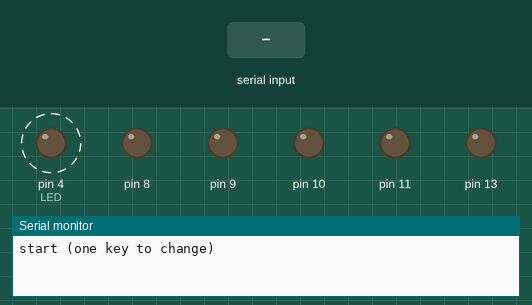
Bench run of a sketch on a simulated Arduino Uno, built with avr-gcc and run on an emulated ATmega328P. Parts: output pins drawn as LEDs (lit = HIGH), the last lines printed to the serial monitor. Dashed ring = blinking. The test bench sets the inputs (shaded band).

Above: at 1.2 s.
1.3 s: "1" received over Serial
At 2.05 s:
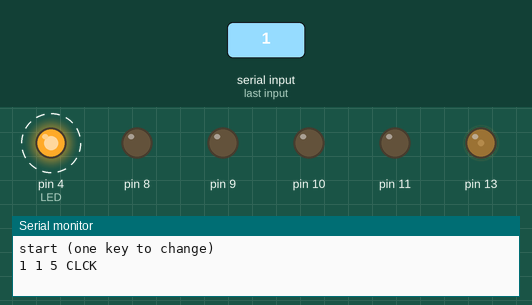
4.3 s: "0" received over Serial
At 5.21 s:
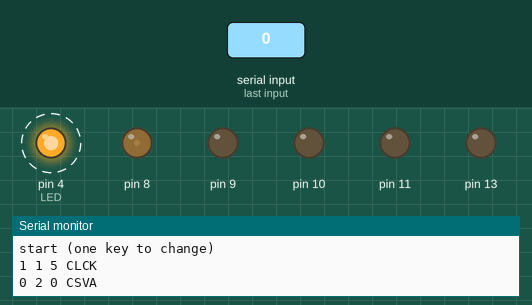
7.3 s: "2" received over Serial
At 8.36 s:
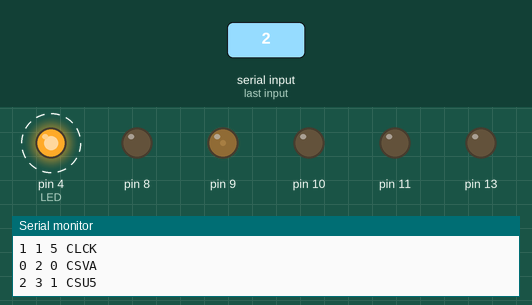
10.3 s: "1" received over Serial
At 10.47 s:
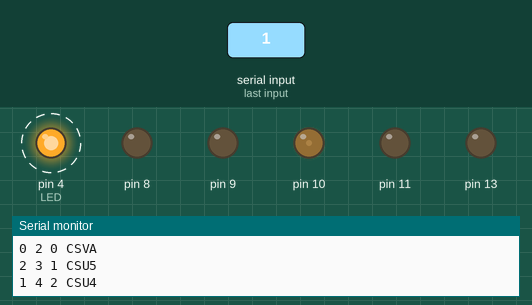
13.3 s: "0" received over Serial
At 13.62 s:
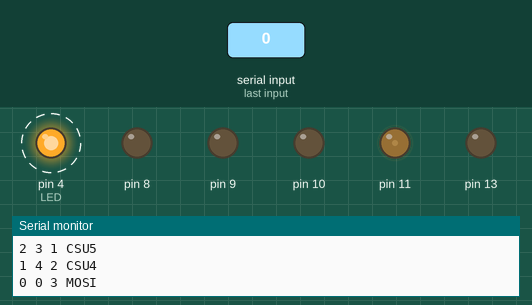
Timing chart, 0 to 17.3 s (numbered marks = the images above; inputs shaded):
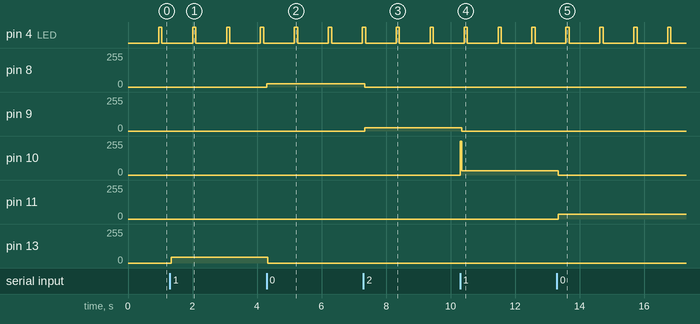

Measured:
- after the input at 1.3 s, pin 13: 0/255 → 44/255 at once
- after the input at 4.3 s, pin 8: 0/255 → 24/255 at once; pin 13: 44/255 → 0/255 at once
- after the input at 7.3 s, pin 8: 24/255 → 0/255 at once; pin 9: 0/255 → 25/255 at once
- after the input at 10.3 s, pin 9: 25/255 → 0/255 at once; pin 10: 0/255 → 31/255 at once
- after the input at 13.3 s, pin 10: 31/255 → 0/255 at once; pin 11: 0/255 → 36/255 at once
- by itself, pin 4 (LED): alternates HIGH for 0.10 s and LOW for 0.95 s

The sketch:

test_screncspi2.ino
```cpp
#define LED 4
#define DLYBON  100
#define DLYBOFF 950

unsigned long lastBlink=millis(),dlyBlink=DLYBOFF;

#define NB 5
uint8_t pin[NB];
char    pn[NB*5];
uint8_t nb=0,p;


void setup() {

pinMode(LED,OUTPUT);

Serial.begin(115200);
Serial.println("start (one key to change)");

/*pin[0]=11;
pin[1]=13;
pin[2]=8;
pin[3]=9;
pin[4]=10;*/
pin[0]=3;
pin[1]=5;
pin[2]=0;
pin[3]=1;
pin[4]=2;

memcpy(pn,"MOSI\0CLCK\0CSVA\0CSU5\0CSU4\0",NB*5);
}

void loop() {

  while(!Serial.available()){
    bitSet(PORTB,pin[nb]);bitClear(PORTB,pin[nb]);
    if(millis()>(lastBlink+dlyBlink)){
      if(dlyBlink==DLYBON){dlyBlink=DLYBOFF;digitalWrite(LED,LOW);}else{dlyBlink=DLYBON;digitalWrite(LED,HIGH);}
      lastBlink=millis();
    }
//  digitalWrite(pin[nb],1);delay(10);digitalWrite(pin[nb],0);delay(10);}
//  p=digitalRead(pin[nb]);
//  digitalWrite(pin[nb],!p);delay(10);}
  }

char a=Serial.read();

nb++;if(nb>=NB){nb=0;}
//pinMode(pin[nb],OUTPUT);
bitSet(DDRB,pin[nb]);

Serial.print(a);Serial.print(" ");Serial.print(nb);Serial.print(" ");Serial.print(pin[nb]);Serial.print(" ");Serial.println((char*)pn+nb*5);
}
```
